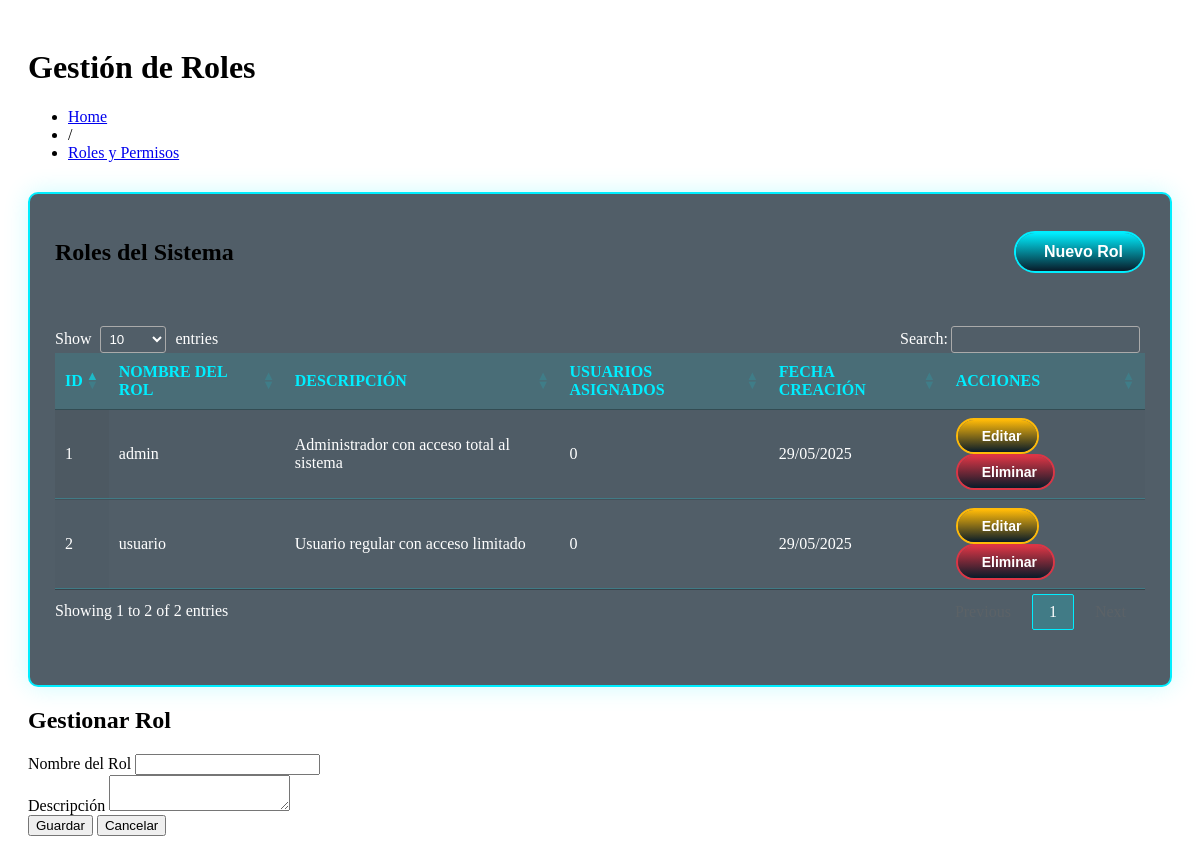
The page /public/dashboard_content/roles.php on the database its author committed.
### tables this page shows
CREATE TABLE `roles` (
  `id` int(11) NOT NULL,
  `nombre` varchar(50) NOT NULL,
  `descripcion` text DEFAULT NULL,
  `fecha_creacion` timestamp NOT NULL DEFAULT current_timestamp()
);

### public/dashboard_content/roles.php (the view, shortened to what this page needs)
<link rel="stylesheet" href="css/tables.css">
<link rel="stylesheet" href="https://cdn.datatables.net/1.13.7/css/jquery.dataTables.min.css">
<link rel="stylesheet" href="css/datatables-custom.css">
<div class="data-section">
    <div class="data-header">
        <h1 class="title">Gestión de Roles</h1>
        <ul class="breadcrumbs">
            <li><a href="?page=dashboard_main">Home</a></li>
            <li class="divider">/</li>
            <li><a href="#" class="active">Roles y Permisos</a></li>
        </ul>
    </div>
    <div class="table-wrapper">
        <div class="table-header">
            <h2>Roles del Sistema</h2>
            <button class="table-btn table-btn-add" onclick="openRolModal()">
                <i class='bx bx-plus-circle'></i> Nuevo Rol
            </button>
        </div>
        <?php
        include("../config/config.php");
        $sql = "SELECT r.*, COUNT(u.id) as usuarios_count
                FROM roles r
                LEFT JOIN usuarios u ON r.nombre = u.tipo
                GROUP BY r.id";
        $resultado = mysqli_query($conexion, $sql);
        ?>
        <div class="table-container">
            <table id="rolesTable" class="data-table display">
                <thead>
                    <tr>
                        <th>ID</th>
                        <th>Nombre del Rol</th>
                        <th>Descripción</th>
                        <th>Usuarios Asignados</th>
                        <th>Fecha Creación</th>
                        <th>Acciones</th>
                    </tr>
                </thead>
                <tbody>
                    <?php while ($rol = mysqli_fetch_assoc($resultado)) { ?>
                        <tr>
                            <td><?php echo $rol['id']; ?></td>
                            <td><?php echo $rol['nombre']; ?></td>
                            <td><?php echo $rol['descripcion']; ?></td>
                            <td><?php echo $rol['usuarios_count']; ?></td>
                            <td><?php echo date('d/m/Y', strtotime($rol['fecha_creacion'])); ?></td>
                            <td>
                                <button class="table-btn table-btn-edit" onclick="editRole(<?php echo $rol['id']; ?>)">
                                    <i class='bx bx-edit-alt'></i>Editar
                                </button>
                                <?php if ($rol['usuarios_count'] == 0) { ?>
                                    <button class="table-btn table-btn-delete" onclick="deleteRole(<?php echo $rol['id']; ?>)">
                                        <i class='bx bx-trash'></i>Eliminar
                                    </button>
                                <?php } ?>
                            </td>
                        </tr>
                    <?php } ?>
                </tbody>
            </table>
        </div>
    </div>
    <div id="rolModal" class="modal">
        <div class="modal-content">
            <h2>Gestionar Rol</h2>
            <form id="rolForm">
                <div class="form-group">
                    <label for="nombreRol">Nombre del Rol</label>
                    <input type="text" id="nombreRol" name="nombreRol" required>
                </div>
                <div class="form-group">
                    <label for="descripcionRol">Descripción</label>
                    <textarea id="descripcionRol" name="descripcionRol" required></textarea>
                </div>
                <div class="form-actions">
                    <button type="submit" class="btn btn-success">Guardar</button>
                    <button type="button" class="btn btn-cancel" onclick="closeRolModal()">Cancelar</button>
                </div>
            </form>
        </div>
    </div>
</div>

### public/css/tables.css (style rules this page uses)
.data-section { padding: 20px; }
.data-header { margin-bottom: 30px; }
.table-wrapper { background: rgba(8, 27, 41, 0.7); border-radius: 10px; border: 2px solid #0ef; box-shadow: 0 0 25px rgba(0, 238, 255, 0.2); padding: 25px; margin-top: 20px; }
.table-header { display: flex; justify-content: space-between; align-items: center; margin-bottom: 20px; }
.table-container { overflow-x: auto; scrollbar-width: thin; scrollbar-color: #0ef rgba(8, 27, 41, 0.7); }
.data-table { width: 100%; border-collapse: collapse; color: white; min-width: 800px; }
.data-table thead th { background: rgba(0, 238, 255, 0.1); color: #0ef; font-weight: 600; text-transform: uppercase; padding: 15px; text-align: left; border-bottom: 2px solid #0ef; }
.data-table tbody td { padding: 12px 15px; border-bottom: 1px solid rgba(0, 238, 255, 0.2); }
.data-table tbody tr { transition: all 0.3s ease; }
.table-btn { position: relative; padding: 8px 16px; background: transparent; border: 2px solid #0ef; border-radius: 40px; color: white; font-size: 14px; font-weight: 600; cursor: pointer; overflow: hidden; z-index: 1; transition: all 0.3s ease; display: inline-flex; align-items: center; gap: 8px; }
.table-btn::before { content: ''; position: absolute; top: -100%; left: 0; width: 100%; height: 300%; z-index: -1; transition: .5s; }
.table-btn-add { padding: 10px 20px; font-size: 16px; }
.table-btn-add::before { background: linear-gradient(#081b29, #0ef, #081b29, #0ef); }
.table-btn-edit::before { background: linear-gradient(#081b29, #ffba08, #081b29, #ffba08); }
.table-btn-delete::before { background: linear-gradient(#081b29, #dc3545, #081b29, #dc3545); }
.table-btn-edit { border-color: #ffba08; }
.table-btn-delete { border-color: #dc3545; }

### rows shown on the page
roles: id "1", nombre "admin", descripcion "Administrador con acceso total al sistema", usuarios_count "0", fecha_creacion "29/05/2025"
roles: id "2", nombre "usuario", descripcion "Usuario regular con acceso limitado", usuarios_count "0", fecha_creacion "29/05/2025"
